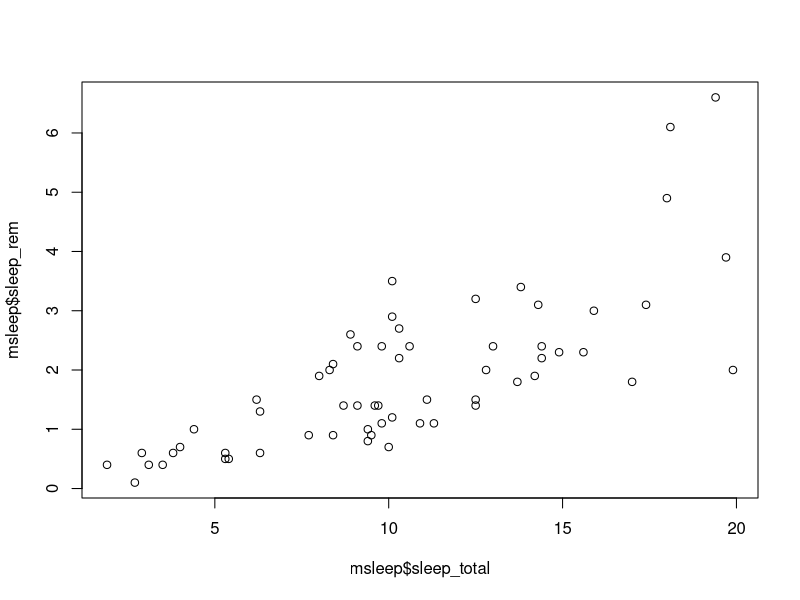
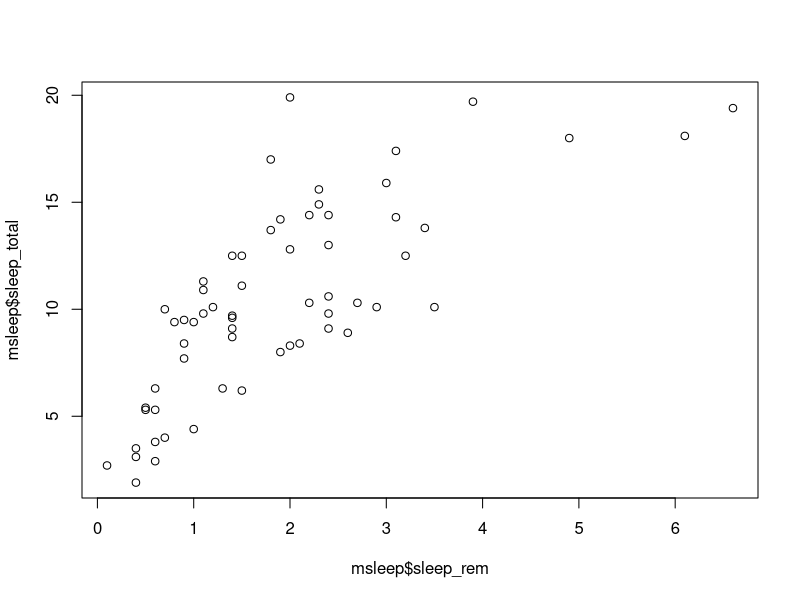
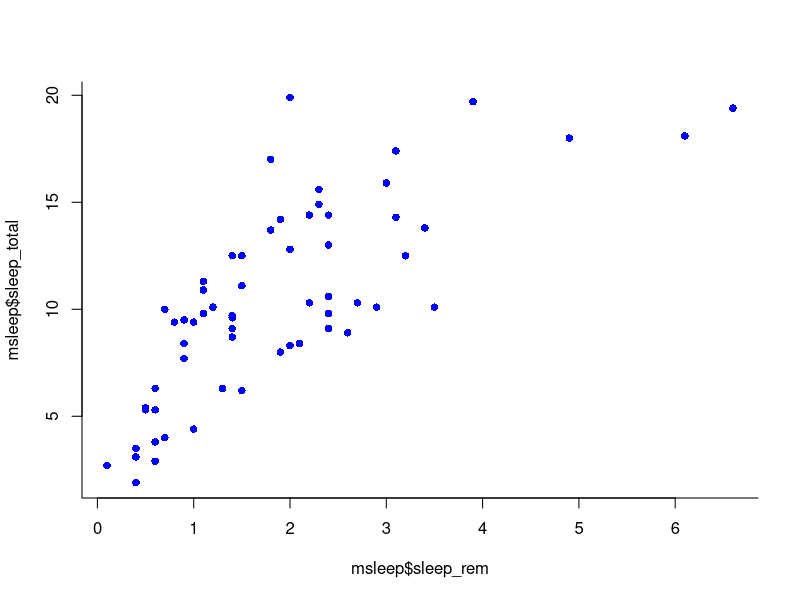
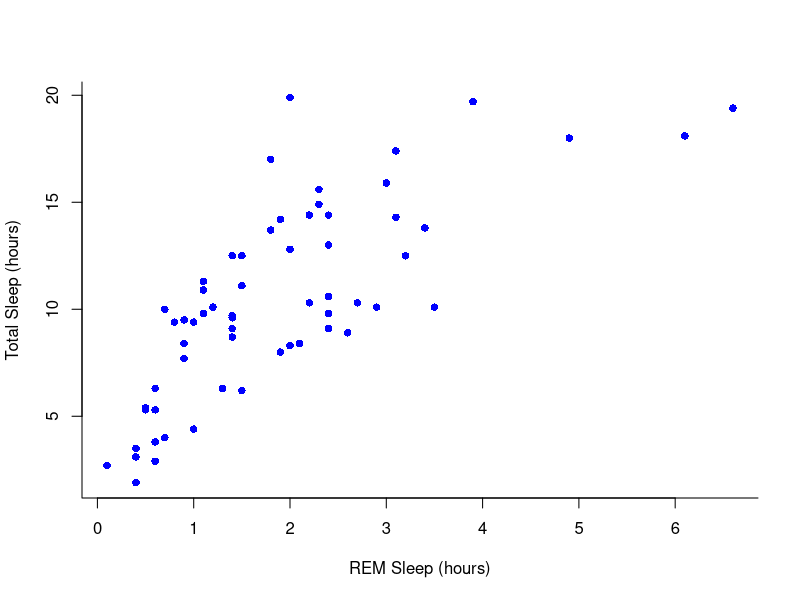
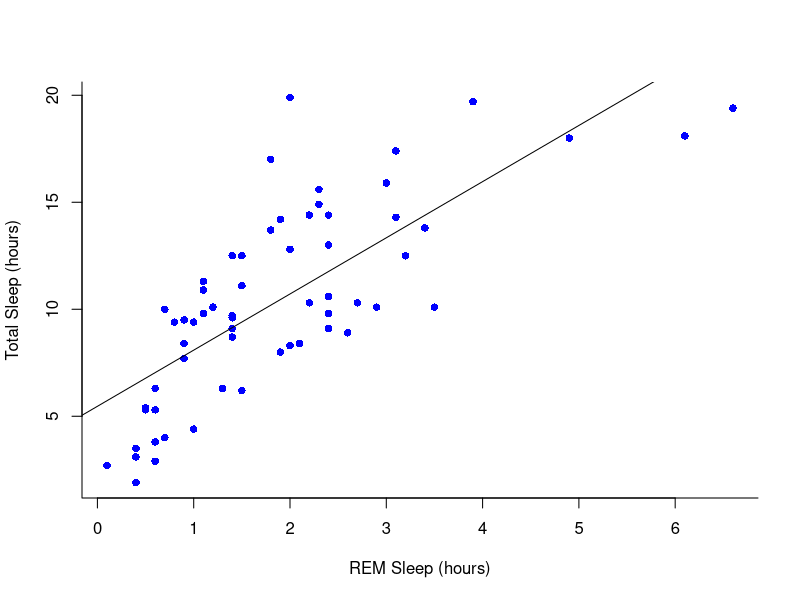
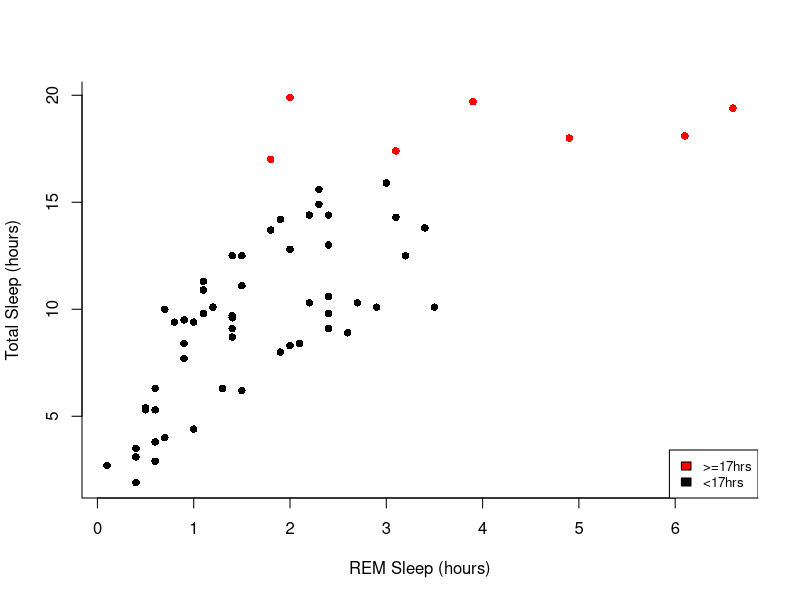
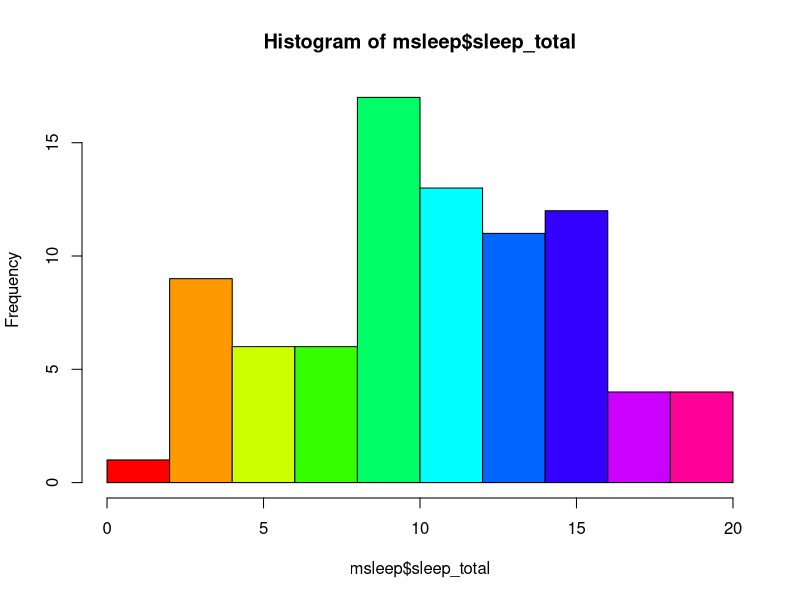
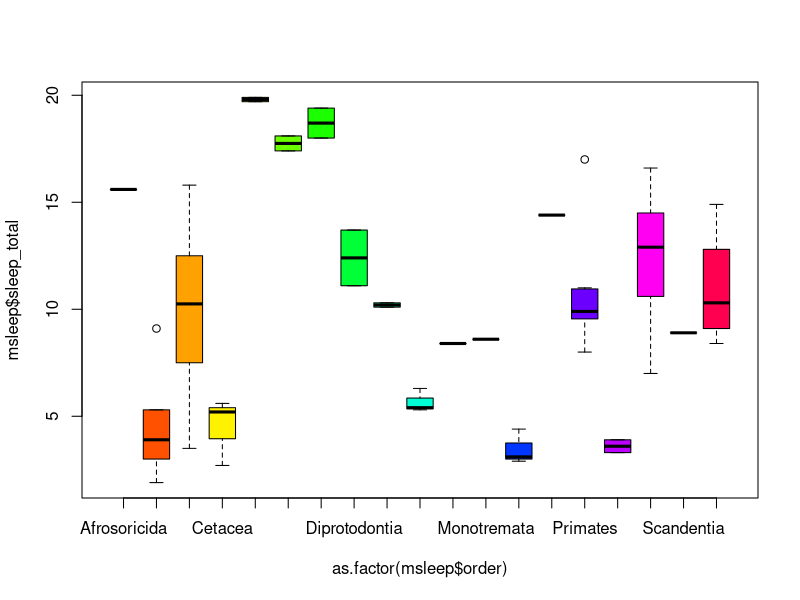

R code for these plots, in order:
## ---- chunk 1
knitr::opts_chunk$set(fig.width = 8, collapse = TRUE)
knitr::opts_chunk$set(echo = TRUE)
## ---- chunk 2

library(ggplot2)
data(msleep)
## ---- chunk 3

plot(msleep$sleep_total, msleep$sleep_rem)

# or plot response variable as a function "~" of the predictor variable. When we use ~, the dependent variable is always on the left hand side. 
## ---- chunk 4

plot(msleep$sleep_total~msleep$sleep_rem) #you'll notice this swaps the x and y axis

## ---- chunk 5
#Choose a pch and make the color blue and give it a bottom+left border
plot(msleep$sleep_total~msleep$sleep_rem, pch = 16, col="blue", bty="L")

## ---- chunk 6
#Choose a pch and make the color blue and give it a bottom+left border
plot(msleep$sleep_total~msleep$sleep_rem, pch = 16, col="blue", bty="L", xlab="REM Sleep (hours)", ylab= "Total Sleep (hours)") 

## ---- chunk 7
#first make a plot
plot(msleep$sleep_total~msleep$sleep_rem, pch = 16, col="blue", bty="L", xlab="REM Sleep (hours)", ylab= "Total Sleep (hours)") 

#then add a line. The function lm runs a linear model on our x, y values.
abline(lm(msleep$sleep_total~msleep$sleep_rem))

## ---- chunk 8
#start by defining points by whether they are greater than sleep_total 16 and storing
#first make a empty column named colors within the msleep dataframe

msleep$colors=NA
#store the colors "red" or "black" in the color column for the rows that satsify the following criteria.
msleep$colors[msleep$sleep_total >= 17] <-"red"
msleep$colors[msleep$sleep_total < 17] <-"black"
## ---- chunk 9
plot(msleep$sleep_total~msleep$sleep_rem, pch = 16, col=msleep$colors, bty="L", xlab="REM Sleep (hours)", ylab= "Total Sleep (hours)") 

legend("bottomright", legend=c(">=17hrs", "<17hrs"),
      fill = c("red", "black"), cex=0.8)
        
## ---- chunk 10

#let's make a histogram of sleep_total and fill it with the color palette rainbow() which needs to know how many colors to use

hist(msleep$sleep_total, col=rainbow(10))

## ---- chunk 11
#let's make a boxplot of sleep_total and order making each one a different color 
#using plot it would look like the following (code is silenced as it give same plot as below):

#plot(msleep$sleep_total~as.factor(msleep$order), col=rainbow(19)) 

#or we can do the following:
boxplot(msleep$sleep_total~as.factor(msleep$order), col=rainbow(19)) 

## ---- chunk 12
plot(msleep$sleep_total~as.factor(msleep$vore),col=rainbow(4), xlab="Consumer type", ylab= "Total Sleep (hours)")
## ---- chunk 13
# Note: this dataset can also be accessed directly from the ChickWeight package in R 
# (see ?ChickWeight)
data("ChickWeight")
## ---- chunk 14
length(unique(ChickWeight$Chick))
length(unique(ChickWeight$Diet))
## ---- chunk 15
plot(ChickWeight$weight ~ ChickWeight$Time, 
     xlab = "Time (days)", 
     ylab = "Weight (gm)")
## ---- chunk 16
hist(ChickWeight$weight[ChickWeight$Time == max(ChickWeight$Time)], 
     xlab = "Weight (gm)", 
     main = "Weights at final day of experiment", 
     col = rainbow(10))
## ---- chunk 17
my.new = ChickWeight[ChickWeight$Time == max(ChickWeight$Time), ]
boxplot(weight ~ Diet, 
        data = my.new, 
        xlab = "Diet", 
        ylab = "Weight (gm)", 
        main = "Final weights given diet type", 
        col = c("red", "blue", "orange", "green"))
## ---- chunk 18
# Install R Color Brewer
#install.packages("RColorBrewer")
library("RColorBrewer")
## ---- chunk 19
library(RColorBrewer)
my.colors = brewer.pal(10, "Paired")
hist(ChickWeight$weight[ChickWeight$Time == max(ChickWeight$Time)], xlab = "Weight (gm)",main = "Weights at final day of experiment", col = my.colors)
## ---- chunk 20
#load in the data
data(state)
states = as.data.frame(state.x77) # convert data to a familiar format - data frame
str(states) # let's take a look at the dataframe

#make an initial ggplot
ggplot(data=states) 

## ---- chunk 21
#lets make a scatterplot of population and income
#we specify which axes we want to be x and y with aes()
#we'll then use geom_point to tell it to make a scatterplot using the data we specified in the first command
ggplot(data=states, aes(x=Population, y=Income))+geom_point() 

## ---- chunk 22

ggplot(data=states, aes(x=Population, y=Income))+geom_point()+geom_smooth(method="lm") 

## ---- chunk 23

ggplot(data=states, aes(x=Population, y=Income))+geom_point()+geom_smooth(method="lm")+theme_minimal() 

## ---- chunk 24
ggplot(data=states, aes(x=Income, y=Illiteracy, color=Population)) +geom_point()+geom_smooth(method="lm", color="red")+theme_classic() 
## ---- chunk 25

# because our vore vector is a character vector we must convert it to a factor before we can use it to group or color

ggplot(msleep, aes(y=sleep_total, x=sleep_rem, group=as.factor(vore), color=as.factor(vore))) +geom_point()

## ---- chunk 26
# as we add things to the plot the line can get really long, you can hit enter after the plus sign to start a new line

ggplot(msleep, aes(y=sleep_total, x=sleep_rem, group=as.factor(vore), color=as.factor(vore)))+
  geom_point()+
  labs(y= "Total Sleep (hours)", x= "REM sleep (hours)")+
  theme_minimal()+
  scale_color_manual(name="Diet", 
                        labels = c("Carnivore", 
                                   "Herbivore", 
                                   "Insectivore", 
                                   "Omnivore", 
                                    "NA"), 
                        values = c("carni"="blue", 
                                   "herbi"="red", 
                                   "insecti"="green", 
                                   "omni"="brown", 
                                   "NA"="orange"))

## ---- chunk 27
#assign to an object

g<-ggplot(msleep, aes(y=sleep_total, x=sleep_rem, group=as.factor(vore), color=as.factor(vore)))+
  geom_point()+
  labs(y= "Total Sleep (hours)", x= "REM sleep (hours)")+
  theme_minimal()+
  scale_color_manual(name="Diet", 
                        labels = c("Carnivore", 
                                   "Herbivore", 
                                   "Insectivore", 
                                   "Omnivore", 
                                    "NA"), 
                        values = c("carni"="blue", 
                                   "herbi"="red", 
                                   "insecti"="green", 
                                   "omni"="brown", 
                                   "NA"="orange"))

g
## ---- chunk 28

ggplot(iris, aes(y=Sepal.Length, x=Sepal.Width, group=Species, color=Species))+
  geom_point()+
  facet_wrap(~Species)+
  geom_smooth(method="lm")

## ---- chunk 29
ggplot(ChickWeight, aes(x=Time, y=weight, group=Diet, color=Diet))+
  stat_summary(fun=mean, geom="point", size=1)+
  stat_summary(fun=mean, geom="line", size=1)+
  stat_summary(fun.data = mean_se, geom = "errorbar", 
               aes(width=0.1), size=0.5)

## ---- chunk 30
# we can just use the geom_smooth command from above and ggplot takes care of the rest!
# The code below will only work if you stored your plot in object g.
g+geom_smooth(method="lm")

## ---- chunk 31

ggplot(msleep, aes(y=sleep_total, x=as.factor(vore), fill=as.factor(vore)))+geom_boxplot()

## ---- chunk 32

ggplot(midwest, aes(y=area, x=popdensity, col=as.factor(state)))+geom_point()+facet_grid(~state)


## ---- chunk 33

#we can subset our data first and store the subset in a new dataframe

il<-midwest[midwest$state == "IL",]

ggplot(il, aes(x=popdensity, y=poptotal))+geom_point() 

## ---- chunk 34
ggplot(midwest, aes(x=state, y=popdensity, color=state))+
  stat_summary(fun.y=mean, geom="point", size=1)+
  stat_summary(fun.y=mean, geom="line", size=1)+
  stat_summary(fun.data = mean_se, geom = "errorbar", 
               aes(width=0.1), size=0.5)+
  theme_minimal()+
  scale_color_manual(values=rainbow(5))

